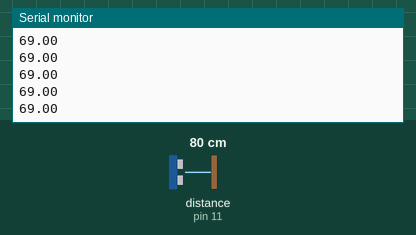
A sketch run on a simulated Arduino Uno, built with avr-gcc and run on an emulated ATmega328P. Shown: the last lines printed to the serial monitor. The inputs (shaded band) are chosen by the test bench; at power-on: distance to the obstacle (sensor on pin 11) 80 cm. The echo pulse lasts 58.3 µs per cm.

Above: at 1.2 s.
1.3 s: distance to the obstacle (sensor on pin 11) set to 2 cm
At 1.8 s:
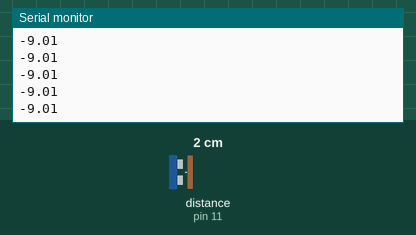
2.8 s: distance to the obstacle (sensor on pin 11) set to 4 cm
At 3.8 s:
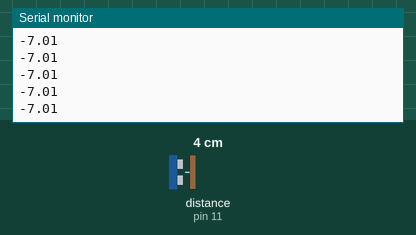
Timing chart, 0 to 5.8 s (numbered marks = the images above; inputs shaded):
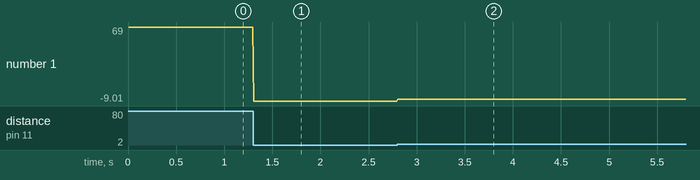

Measured:
- after the input at 1.3 s, the serial monitor: prints a new line at once (image 1)
- after the input at 2.8 s, the serial monitor: prints a new line at once (image 2)
- plotted number 1: 69 → -9.01 after the input at 1.3 s, -9.01 → -7.01 after the input at 2.8 s

The sketch:

Constellation.ino
```cpp
#include <Ultrasonic.h>

#define trigger 10
#define echo1 11
#define REF 11 // Distancia entre o sensor e o globo, para conseguirmos a altitude em determinado local

Ultrasonic ultrasonic(trigger, echo1);

void setup() {
  // put your setup code here, to run once:
  Serial.begin(9600);
  pinMode(A0, INPUT);
}

void loop() {
  //float Temp = 2 + analogRead(A0) * 150 / 1023;
  float Dist;
  long microsec;
  microsec = ultrasonic.timing();
  Dist = ultrasonic.convert(microsec, Ultrasonic::CM);


  //Serial.print("Dist: ");
  if(Dist < 200)
  Serial.println(Dist - REF);
  //Serial.print("Temperatura: "); Serial.println(Temp);
  //Serial.println("");

  delay(10);
}
```
